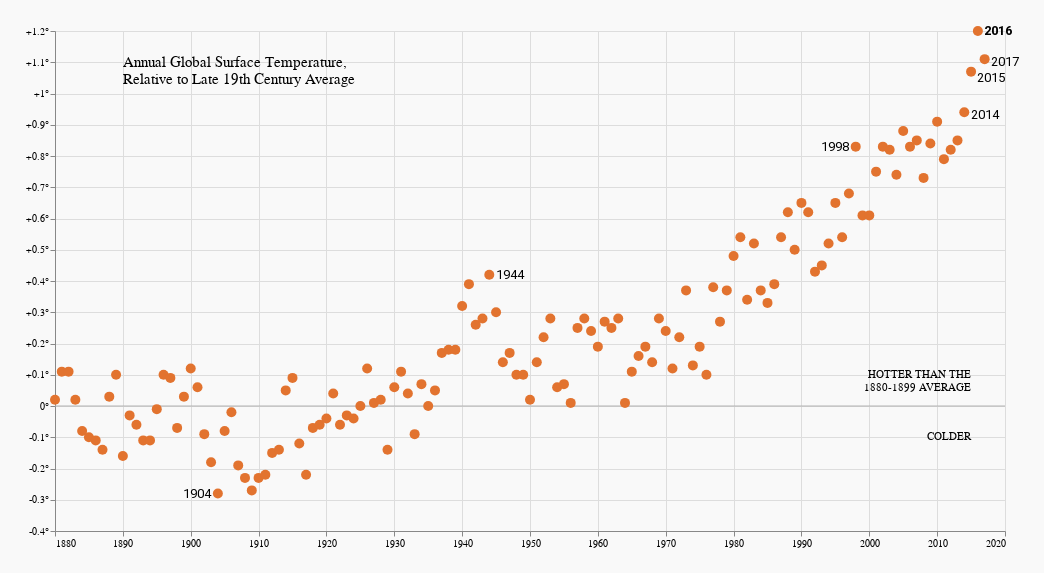

Notebook code cell kept with this figure:
### Code cell
tick3 = alt.Chart({'values':[{'x': 1995, 'y': 0.83}]}).mark_text(
    size = 13,
    font = 'Roboto',
    text='1998').encode(
    x='x:Q', y='y:Q'
)

tick2 = alt.Chart({'values':[{'x': 1947, 'y': 0.42}]}).mark_text(
    size = 13,
    font = 'Roboto',
    text='1944').encode(
    x='x:Q', y='y:Q'
)

tick4 = alt.Chart({'values':[{'x': 2019, 'y': +1.2}]}).mark_text(
    size = 13,
    font = 'Roboto',
    fontWeight = 'bold',
    text='2016').encode(
    x='x:Q', y='y:Q'
)

tick1 = alt.Chart({'values':[{'x': 1901, 'y': -0.28}]}).mark_text(
    size = 13,
    font = 'Roboto',
    text='1904').encode(
    x='x:Q', y='y:Q'
)

tick5 = alt.Chart({'values':[{'x': 2018, 'y': +1.05}]}).mark_text(
    size = 13,
    font = 'Roboto',
    text='2015').encode(
    x='x:Q', y='y:Q'
)

tick6 = alt.Chart({'values':[{'x': 2017, 'y': +0.93}]}).mark_text(
    size = 13,
    font = 'Roboto',
    text='2014').encode(
    x='x:Q', y='y:Q'
)
tick7 = alt.Chart({'values':[{'x': 2020, 'y': +1.1}]}).mark_text(
    size = 13,
    font = 'Roboto',
    text='2017').encode(
    x='x:Q', y='y:Q'
)
alt.layer(line , chart, text1, text2, header, tick1, tick4, tick2, tick3, tick5, tick6, tick7).properties(width = 950, height = 500, background = '#F9F9F9', padding = 25)

### Figure 1 — Vega-Lite specification as saved in the notebook (floating-point values rounded to 4 significant figures; data arrays with more than 128 entries replaced by an {"elided": "..."} marker saying what was removed)
{"config": {"view": {"continuousWidth": 400, "continuousHeight": 300}}, "layer": [{"data": {"name": "data-06fd9f850666401b4599de5588b60692"}, "mark": {"type": "rule", "color": "#B2B2B2"}, "encoding": {"y": {"type": "quantitative", "field": "y"}}}, {"data": {"name": "data-adb6347b5c6eb658a0103bb8ce11a757"}, "mark": {"type": "point", "color": "#E2732F", "filled": true, "opacity": 1, "size": 100, "strokeWidth": 100}, "encoding": {"tooltip": {"type": "nominal", "field": "Year"}, "x": {"type": "quantitative", "axis": {"format": "1000t", "tickCount": 14}, "field": "Year", "scale": {"domain": [1880, 2020]}, "title": ""}, "y": {"type": "quantitative", "axis": {"format": ".2t", "labelExpr": "datum.value > 0 ? \"+\" + datum.value + \"°\" : datum.value + \"°\""}, "field": "temp", "title": ""}}}, {"data": {"name": "data-78efee8e976ebe5869fa21299b9709e4"}, "mark": {"type": "text", "align": "right", "baseline": "middle", "lineBreak": "\n", "text": "HOTTER THAN THE\n1880-1899 AVERAGE"}, "encoding": {"x": {"type": "quantitative", "field": "x"}, "y": {"type": "quantitative", "field": "y"}}}, {"data": {"name": "data-feb57aeb78e0036937f8a86f3cd3b13b"}, "mark": {"type": "text", "align": "right", "baseline": "middle", "text": "COLDER"}, "encoding": {"x": {"type": "quantitative", "field": "x"}, "y": {"type": "quantitative", "field": "y"}}}, {"data": {"name": "data-0084831422e5a90407330f8ae9dc19c5"}, "mark": {"type": "text", "align": "left", "baseline": "middle", "lineBreak": "\n", "size": 15, "text": "Annual Global Surface Temperature,\n Relative to Late 19th Century Average"}, "encoding": {"x": {"type": "quantitative", "field": "x"}, "y": {"type": "quantitative", "field": "y"}}}, {"data": {"name": "data-7b95819d1a660f6367858441bf565471"}, "mark": {"type": "text", "font": "Roboto", "size": 13, "text": "1904"}, "encoding": {"x": {"type": "quantitative", "field": "x"}, "y": {"type": "quantitative", "field": "y"}}}, {"data": {"name": "data-3601c5a3f1ae7a7d6280bb98289ddd77"}, "mark": {"type": "text", "font": "Roboto", "fontWeight": "bold", "size": 13, "text": "2016"}, "encoding": {"x": {"type": "quantitative", "field": "x"}, "y": {"type": "quantitative", "field": "y"}}}, {"data": {"name": "data-6058bbbfaf68e1af914cfd7da128b068"}, "mark": {"type": "text", "font": "Roboto", "size": 13, "text": "1944"}, "encoding": {"x": {"type": "quantitative", "field": "x"}, "y": {"type": "quantitative", "field": "y"}}}, {"data": {"name": "data-2f8d466679bbae5be7cd4a029abe514e"}, "mark": {"type": "text", "font": "Roboto", "size": 13, "text": "1998"}, "encoding": {"x": {"type": "quantitative", "field": "x"}, "y": {"type": "quantitative", "field": "y"}}}, {"data": {"name": "data-d06cf188d8440ecc99ac7ff4120bfe67"}, "mark": {"type": "text", "font": "Roboto", "size": 13, "text": "2015"}, "encoding": {"x": {"type": "quantitative", "field": "x"}, "y": {"type": "quantitative", "field": "y"}}}, {"data": {"name": "data-6d4e26d80e99b6e610cb72db18aac34f"}, "mark": {"type": "text", "font": "Roboto", "size": 13, "text": "2014"}, "encoding": {"x": {"type": "quantitative", "field": "x"}, "y": {"type": "quantitative", "field": "y"}}}, {"data": {"name": "data-783c8603e6745da4af2a6d2adec5914a"}, "mark": {"type": "text", "font": "Roboto", "size": 13, "text": "2017"}, "encoding": {"x": {"type": "quantitative", "field": "x"}, "y": {"type": "quantitative", "field": "y"}}}], "background": "#F9F9F9", "height": 500, "padding": 25, "width": 950, "$schema": "https://vega.github.io/schema/vega-lite/v4.8.1.json", "datasets": {"data-06fd9f850666401b4599de5588b60692": [{"y": 0}], "data-adb6347b5c6eb658a0103bb8ce11a757": {"elided": "138 records"}, "data-78efee8e976ebe5869fa21299b9709e4": [{"x": 2015, "y": 0.1}], "data-feb57aeb78e0036937f8a86f3cd3b13b": [{"x": 2015, "y": -0.1}], "data-0084831422e5a90407330f8ae9dc19c5": [{"x": 1890, "y": 1.1}], "data-7b95819d1a660f6367858441bf565471": [{"x": 1901, "y": -0.28}], "data-3601c5a3f1ae7a7d6280bb98289ddd77": [{"x": 2019, "y": 1.2}], "data-6058bbbfaf68e1af914cfd7da128b068": [{"x": 1947, "y": 0.42}], "data-2f8d466679bbae5be7cd4a029abe514e": [{"x": 1995, "y": 0.83}], "data-d06cf188d8440ecc99ac7ff4120bfe67": [{"x": 2018, "y": 1.05}], "data-6d4e26d80e99b6e610cb72db18aac34f": [{"x": 2017, "y": 0.93}], "data-783c8603e6745da4af2a6d2adec5914a": [{"x": 2020, "y": 1.1}]}}
